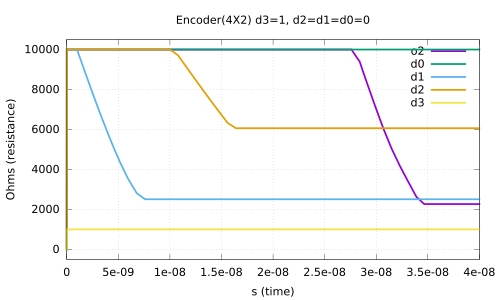

Write the gnuplot code that produced this figure.
#set terminal X11 noenhanced
set title "Encoder(4X2) d3=1, d2=d1=d0=0"
set xlabel "s (time)"
set ylabel "Ohms (resistance)"
set grid
unset logscale x 
set xrange [0.000000e+00:4.000000e-08]
unset logscale y 
set yrange [-5.000000e+02:1.050000e+04]
#set xtics 1
#set x2tics 1
#set ytics 1
#set y2tics 1
set format y "%g"
set format x "%g"
plot '../ppt/encyd3.data' using 1:2 with lines lw 5 title "o2",\
'../ppt/encyd3.data' using 3:4 with lines lw 5 title "d0",\
'../ppt/encyd3.data' using 5:6 with lines lw 5 title "d1",\
'../ppt/encyd3.data' using 7:8 with lines lw 5 title "d2",\
'../ppt/encyd3.data' using 9:10 with lines lw 5 title "d3"
set terminal push
set terminal pdf
set out '../ppt/encyd3.pdf'
replot
